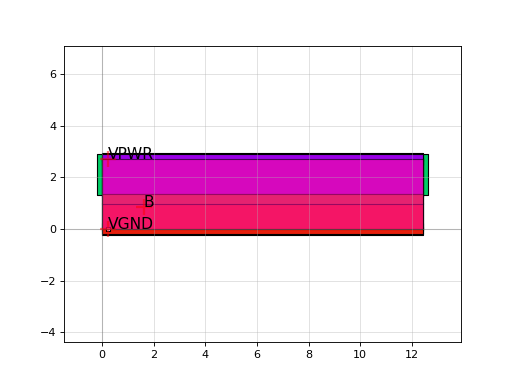

Source code (Python):
import sky130

c = sky130.components.sky130_fd_sc_hd__fahcin_1()
c.plot()
